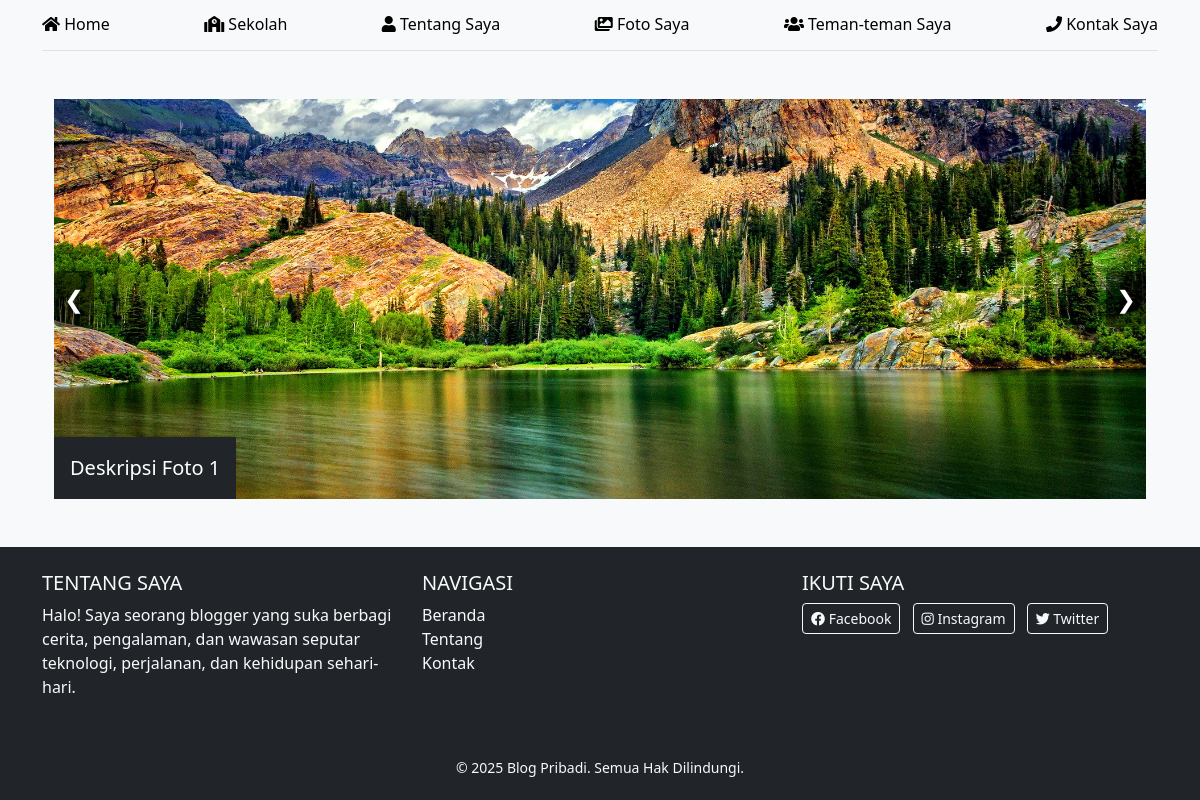
Page /app/src/sekolah.php on the earlier database version.
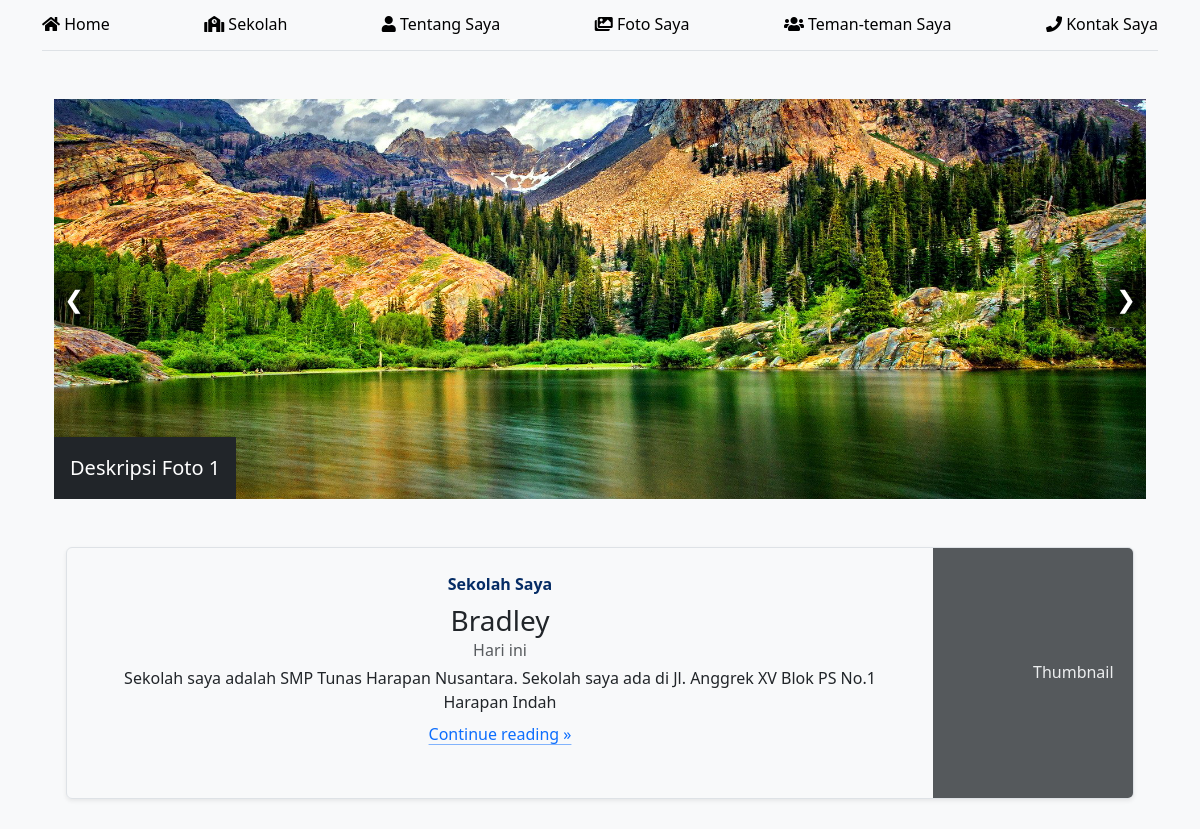
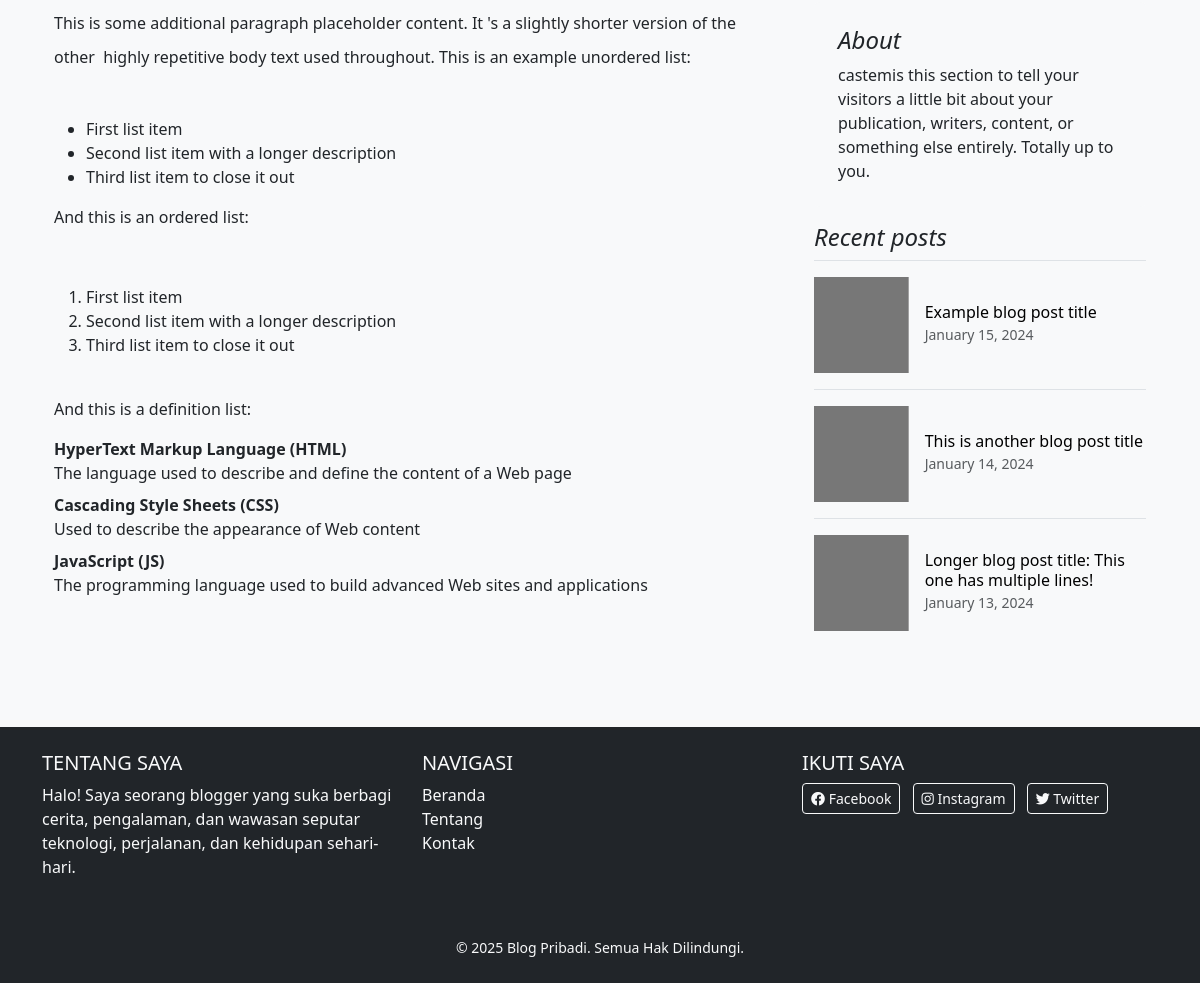
Same page on the later database version (2 pictures, top to bottom).
### tables this page shows
CREATE TABLE `contents` (
  `id` int unsigned NOT NULL AUTO_INCREMENT,
  `title` varchar(160) DEFAULT NULL,
  `slug` varchar(120) DEFAULT NULL,
  `body` mediumtext,
  `created` timestamp NULL DEFAULT CURRENT_TIMESTAMP,
  PRIMARY KEY (`id`)
);

### app/src/model/tcontent.php (called while the page is built, shortened)
<?php
require_once(__DIR__ . '/../helper/dbconn.php');
function getContentBySlug($slug) {
    global $conn;
    $sql = "SELECT * FROM contents WHERE slug = '$slug'";
    $result = $conn->query($sql);
    return $result;
}

### app/src/sekolah.php (the view, shortened to what this page needs)
<?php
include './banner.php';
require_once './model/tcontent.php';
$content = getContentBySlug('sekolah-saya');
$sample = getContentBySlug('sekolah-baru');
$sidebar = getContentBySlug('side-bar');
?>
<main class="container">
<?php
    if ($sample->num_rows > 0) {
        while ($row = $sample->fetch_assoc()) {
            echo $row['body'];
        }
    }
    ?>
  <div class="row g-5">
    <div class="col-md-8">
    <?php
    if ($content->num_rows > 0) {
        while ($row = $content->fetch_assoc()) {
            echo $row['body'];
        }
    }
    ?>
    </div>
    <div class="col-md-4">
    <?php
    if ($sidebar->num_rows > 0) {
        while ($row = $sidebar->fetch_assoc()) {
            echo $row['body'];
        }
    }
    ?>
    </div>
  </div>
</main>
<?php
include 'layout.php';
?>

Differences in the rows shown:
added contents: body "Sekolah Saya Bradley Hari ini Sekolah saya adalah SMP Tunas Harapan Nusantara. Sekolah saya ada di Jl. Anggrek XV Blok PS No.1 Harapan Indah Continue reading » Thumbnail"
added contents: body "This is some additional paragraph placeholder content. It 's a slightly shorter version of the other highly repetitive body text used throughout. This is an example unordered list: First list item Second list item with a longer description Third list item to close it out And this is an ordered list: First list item Second list item with a longer description Third list item to close it out And this is a definition list: HyperText Markup Language (HTML) The language used to describe and define the content of a Web page Cascading Style Sheets (CSS) Used to describe the appearance of Web content JavaScript (JS) The programming language used to build advanced Web sites and applications"
added contents: body "About castemis this section to tell your visitors a little bit about your publication, writers, content, or something else entirely. Totally up to you. Recent posts Example blog post title January 15, 2024 This is another blog post title January 14, 2024 Longer blog post title: This one has multiple lines! January 13, 2024"
